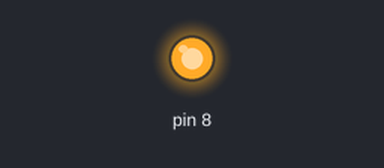
Bench run of a sketch on a simulated Arduino Uno, built with avr-gcc and run on an emulated ATmega328P. Parts: output pins drawn as LEDs (lit = HIGH).

Above: at 0.1 s.
Timing chart, 0 to 1.6 s (numbered marks = the images above):
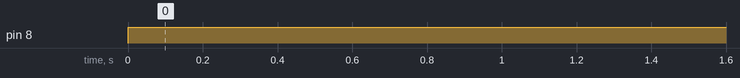

The sketch:

pwmjamal.ino
```cpp
void setup() {
  // put your setup code here, to run once:
pinMode(8,1);
}

void loop() {
  // put your main code here, to run repeatedly:
analogWrite(8,230);
}
```

Measured:
- by itself, pin 8: LOW → HIGH at 0.00 s
